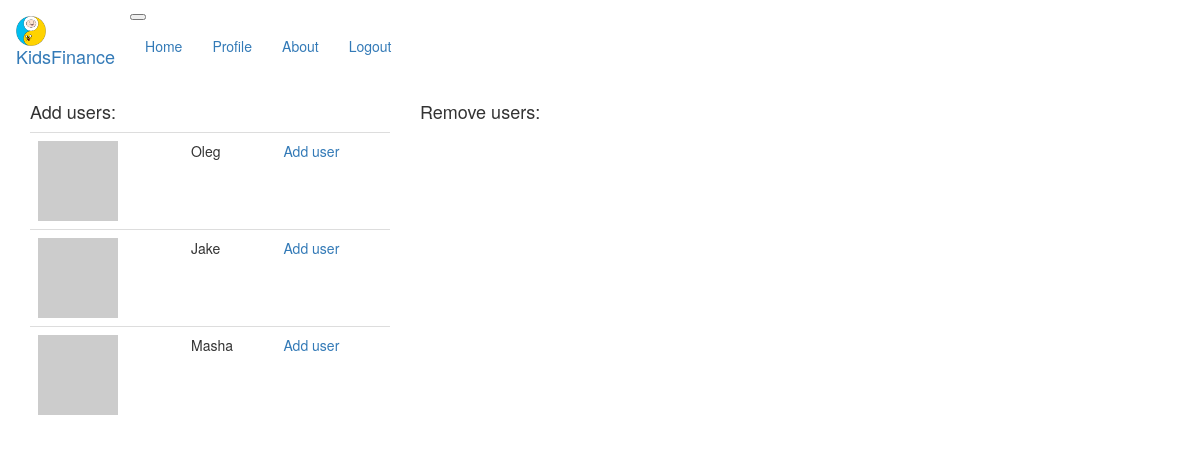
Screenshot of /expand_group/Kurilovs/ (signed in) with the database file from the repository.
### app/models.py (models this page shows, shortened)
class User(UserMixin, db.Model):
    id = db.Column(db.Integer, primary_key=True)
    username = db.Column(db.String(64), index=True, unique=True)
    email = db.Column(db.String(120), index=True, unique=True)
    password_hash = db.Column(db.String(128))
    tasks = db.relationship('Task', backref='author', lazy='dynamic')
    role_id = db.Column(db.Integer, db.ForeignKey('role.id'))
    about_me = db.Column(db.String(140))
    age = db.Column(db.Integer)
    last_seen = db.Column(db.DateTime, default=datetime.utcnow)
    groups = db.relationship(
        'Group', secondary=users_to_groups,
        backref='members')
    my_groups = db.relationship('Group', backref='owner')
    accounts = db.relationship('Account',  uselist=False, backref='username')
    assigned_tasks = db.relationship(
        'Task', secondary=taskholders,
        backref='holders')
    def avatar(self, size):
        digest = md5(self.email.lower().encode('utf-8')).hexdigest()
        return 'https://www.gravatar.com/avatar/{}?d=identicon&s={}'.format(
            digest, size)

### app/routes.py (the view)
@app.route('/expand_group/<groupname>/')
@login_required
def expand_group(groupname):
    group = Group.query.filter_by(groupname=groupname).first()
    members = group.members
    all_users = User.query.all()
    for member in members:
        all_users.remove(member)
    return render_template('expand_group.html', title='Expand_group', group=group, all_users=all_users, members=members)

### app/models.py (called while the page is built)
@login.user_loader
def load_user(id):
    return User.query.get(int(id))

### app/routes.py (called while the page is built)
@app.before_request
def before_request():
    if current_user.is_authenticated:
        current_user.last_seen = datetime.utcnow()
        db.session.commit()

### app/templates/expand_group.html (shortened to what this page needs)
{% extends "base.html" %}
{% block page_content %}
<div class="row">
    <div class="col-md-4">
      <h4>Add users:</h4>
        <table class="table border">
            {% for user in all_users %}
            <tr>
                <td>
                  <a href="{{ url_for('user', username=user.username) }}">
                  <img src="{{ user.avatar(36) }}"></td>
                <td>
                  {{ user.username }}
                </td>
                <td>
                  <a href="{{ url_for('add_member', username=user.username, groupname=group.groupname) }}">
                  <p>Add user</p>
                  </a>
                </td>
            </tr>
            {% endfor %}
        </table>
    </div>
    <div class="col-md-4">
      <h4>Remove users:</h4>
    </div>
</div>
{% endblock %}

### rows the page displays
User: username "Oleg"
User: username "Jake"
User: username "Masha"
